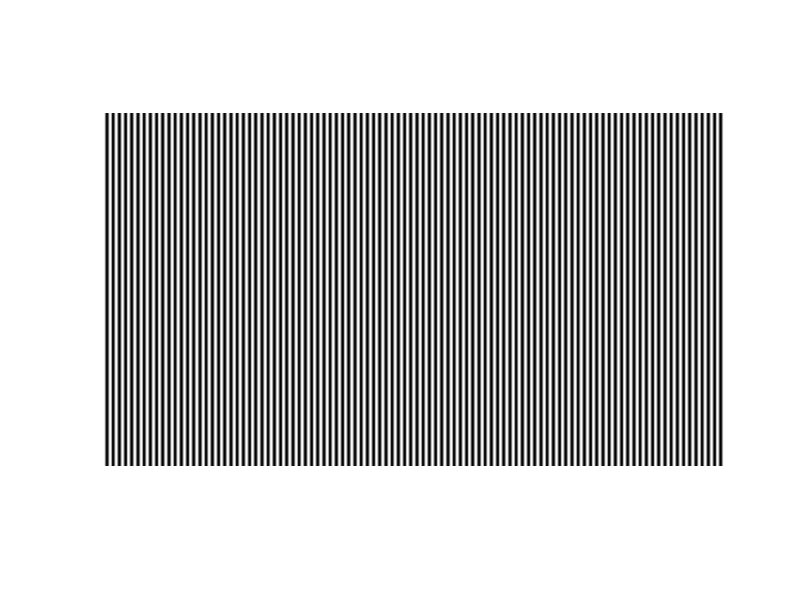
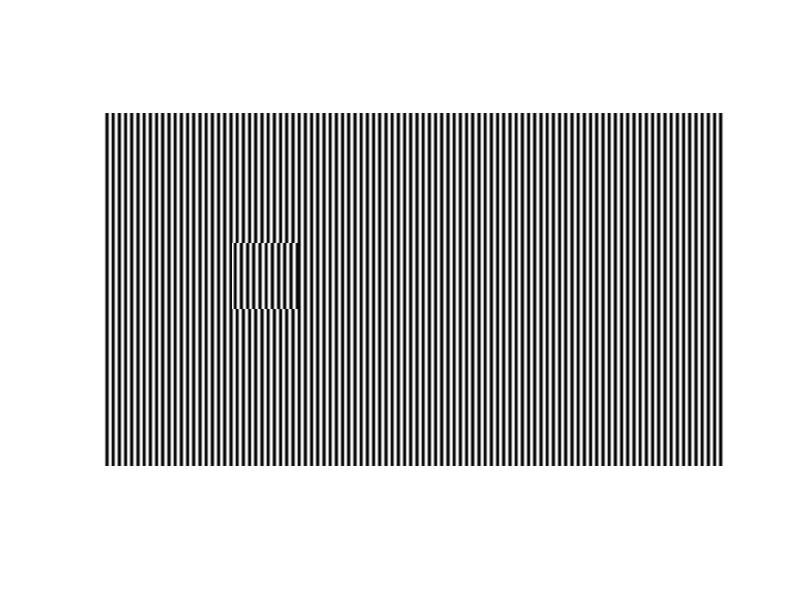

MATLAB code to generate these figures, in order:
% generateTestPair
% Generates a fringe pattern and a distorted fringe pattern to test an
% implementation of FTP

refim = 1:(1920/100);
refim = 0.5 + 0.5 * cos(2*pi*(refim/1920)*100);
refim = repmat(refim,1080,100);

figure;
imshow(refim)

dataim = refim;
shift = dataim(400:600,400:600);
for i=1:6
    dataim(400:600,(400-i):(600-i)) = shift;
end

figure;
imshow(dataim)

imwrite(dataim,'dataim.png')
imwrite(refim,'refim.png')
